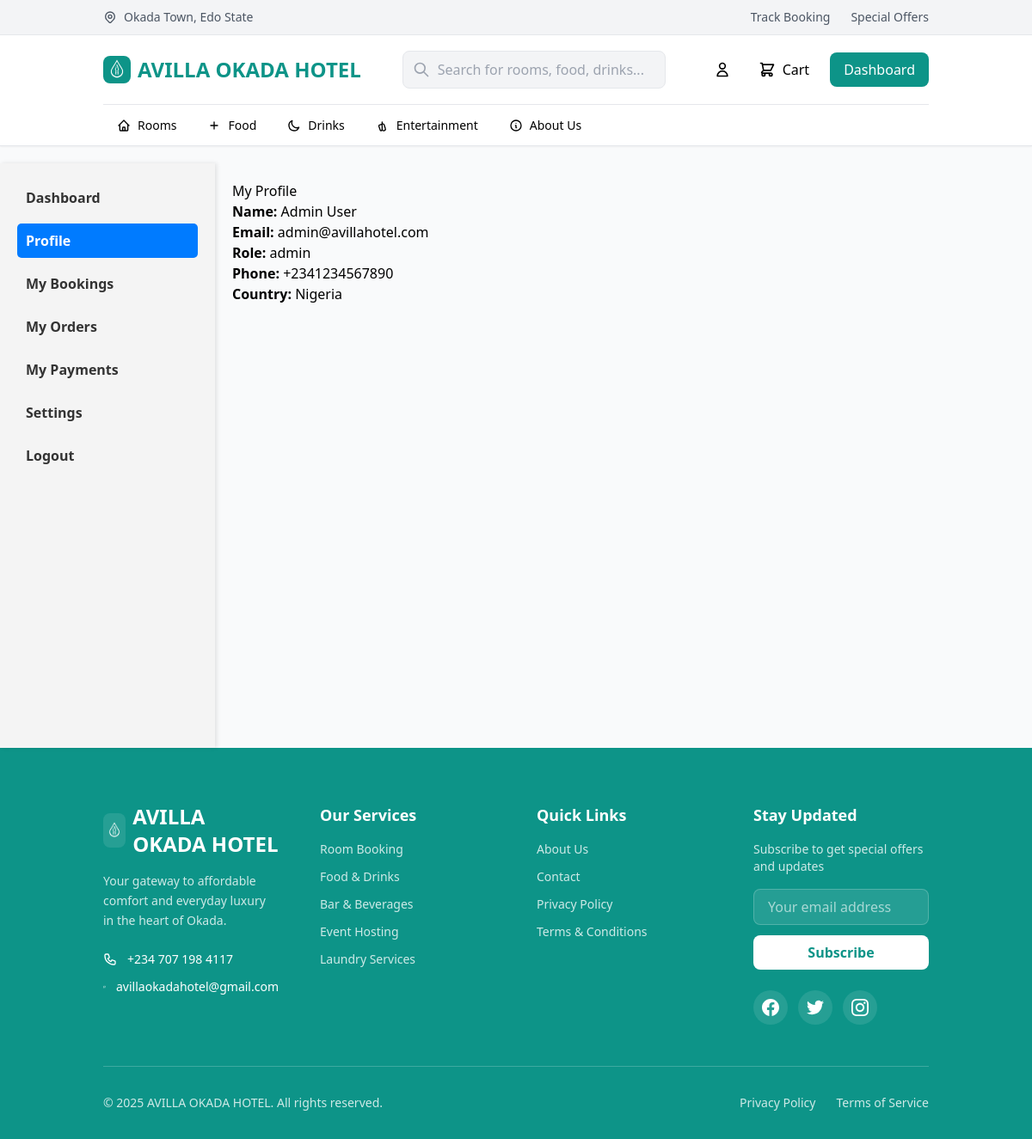
Screenshot of /user/profile.php (signed in) with the database file from the repository.
### tables this page shows
CREATE TABLE `users` (
  `user_id` int(11) NOT NULL,
  `first_name` varchar(100) NOT NULL,
  `last_name` varchar(100) NOT NULL,
  `email` varchar(255) NOT NULL,
  `phone` varchar(20) DEFAULT NULL,
  `password_hash` varchar(255) NOT NULL,
  `role` enum('guest','admin','staff') DEFAULT 'guest',
  `registration_date` timestamp NOT NULL DEFAULT current_timestamp(),
  `last_login` timestamp NULL DEFAULT NULL,
  `is_active` tinyint(1) DEFAULT 1,
  `profile_image` varchar(255) DEFAULT NULL,
  `address` varchar(255) DEFAULT NULL,
  `city` varchar(100) DEFAULT NULL,
  `state` varchar(100) DEFAULT NULL,
  `country` varchar(100) DEFAULT 'Nigeria',
  `postal_code` varchar(20) DEFAULT NULL
);

### config/database.php (called while the page is built, shortened)
<?php
try {
    $pdo = new PDO("mysql:host=" . DB_HOST . ";dbname=" . DB_NAME . ";charset=utf8mb4", DB_USER, DB_PASS);
    $pdo->setAttribute(PDO::ATTR_ERRMODE, PDO::ERRMODE_EXCEPTION);
    $pdo->setAttribute(PDO::ATTR_DEFAULT_FETCH_MODE, PDO::FETCH_ASSOC);
    $pdo->setAttribute(PDO::ATTR_EMULATE_PREPARES, false);
} catch(PDOException $e) {
    die("Connection failed: " . $e->getMessage());
}
function isLoggedIn() {
    return isset($_SESSION['user_id']);
}
function getCurrentUser() {
    global $pdo;
    $stmt = $pdo->prepare("SELECT * FROM users WHERE user_id = ?");
    $stmt->execute([$_SESSION['user_id']]);
    return $stmt->fetch();
}
?>

### user/profile.php (the view, shortened to what this page needs)
<?php
include_once 'user-header.php';
?>
<div class="container">
    <h2>My Profile</h2>
    <?php if ($currentUser): ?>
        <p><strong>Name:</strong> <?php echo htmlspecialchars($currentUser['first_name'] . ' ' . $currentUser['last_name']); ?></p>
        <p><strong>Email:</strong> <?php echo htmlspecialchars($currentUser['email']); ?></p>
        <p><strong>Role:</strong> <?php echo htmlspecialchars($currentUser['role']); ?></p>
        <?php if (!empty($currentUser['phone'])): ?>
            <p><strong>Phone:</strong> <?php echo htmlspecialchars($currentUser['phone']); ?></p>
        <?php endif; ?>
        <?php if (!empty($currentUser['country'])): ?>
            <p><strong>Country:</strong> <?php echo htmlspecialchars($currentUser['country']); ?></p>
        <?php endif; ?>
    <?php else: ?>
        <p>User not found or not logged in.</p>
    <?php endif; ?>
</div>
<?php
include_once 'user-footer.php';
?>

### rows the page displays
users: first_name+last_name "Admin User", email "admin@avillahotel.com", role "admin", phone "+2341234567890", country "Nigeria"
